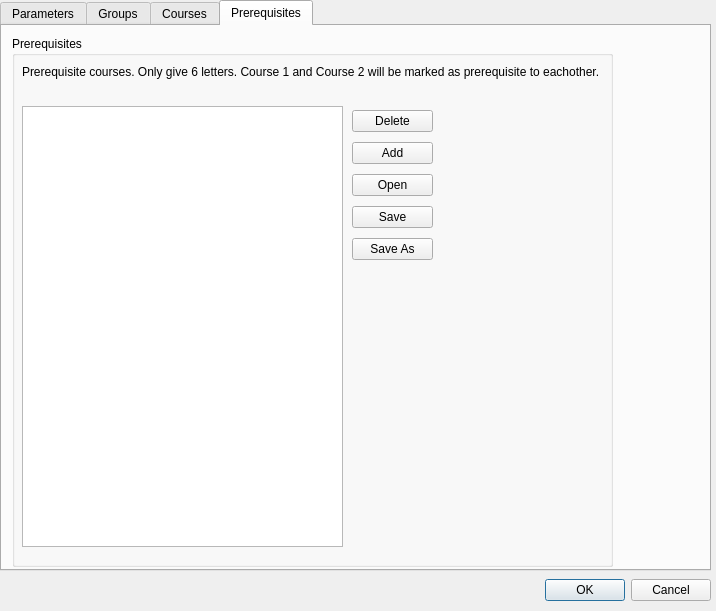
<?xml version="1.0" encoding="UTF-8"?>
<ui version="4.0">
 <class>Settings</class>
 <widget class="QDialog" name="Settings">
  <property name="geometry">
   <rect>
    <x>0</x>
    <y>0</y>
    <width>716</width>
    <height>611</height>
   </rect>
  </property>
  <property name="windowTitle">
   <string>Settings</string>
  </property>
  <widget class="QDialogButtonBox" name="buttonBox">
   <property name="geometry">
    <rect>
     <x>490</x>
     <y>570</y>
     <width>221</width>
     <height>41</height>
    </rect>
   </property>
   <property name="orientation">
    <enum>Qt::Horizontal</enum>
   </property>
   <property name="standardButtons">
    <set>QDialogButtonBox::Cancel|QDialogButtonBox::Ok</set>
   </property>
  </widget>
  <widget class="QTabWidget" name="tabCourses">
   <property name="geometry">
    <rect>
     <x>0</x>
     <y>0</y>
     <width>711</width>
     <height>571</height>
    </rect>
   </property>
   <property name="currentIndex">
    <number>3</number>
   </property>
   <property name="movable">
    <bool>false</bool>
   </property>
   <widget class="QWidget" name="tab">
    <attribute name="title">
     <string>Parameters</string>
    </attribute>
    <widget class="QWidget" name="gridLayoutWidget">
     <property name="geometry">
      <rect>
       <x>0</x>
       <y>10</y>
       <width>701</width>
       <height>531</height>
      </rect>
     </property>
     <layout class="QGridLayout" name="gridLayout">
      <item row="0" column="0">
       <widget class="QGroupBox" name="groupBox">
        <property name="title">
         <string>Duration</string>
        </property>
        <widget class="QLabel" name="label_2">
         <property name="geometry">
          <rect>
           <x>10</x>
           <y>20</y>
           <width>211</width>
           <height>41</height>
          </rect>
         </property>
         <property name="text">
          <string>Number of seconds program will execute. Longer runs tend to have better results. For convenient results, give at least 400.</string>
         </property>
         <property name="wordWrap">
          <bool>true</bool>
         </property>
         <property name="buddy">
          <cstring>t_duration</cstring>
         </property>
        </widget>
        <widget class="QWidget" name="horizontalLayoutWidget_10">
         <property name="geometry">
          <rect>
           <x>10</x>
           <y>90</y>
           <width>161</width>
           <height>31</height>
          </rect>
         </property>
         <layout class="QHBoxLayout" name="horizontalLayout_10">
          <item>
           <widget class="QLabel" name="label">
            <property name="toolTip">
             <string>How long the program will execute, in seconds. Bigger values tend to have better results. For convenient results, give at least 400.</string>
            </property>
            <property name="text">
             <string>Duration</string>
            </property>
            <property name="buddy">
             <cstring>t_duration</cstring>
            </property>
           </widget>
          </item>
          <item>
           <widget class="QLineEdit" name="t_duration">
            <property name="text">
             <string>400</string>
            </property>
           </widget>
          </item>
         </layout>
        </widget>
       </widget>
      </item>
      <item row="1" column="1">
       <widget class="QGroupBox" name="groupBox_4">
        <property name="title">
         <string>Hill Climber Rate</string>
        </property>
        <widget class="QLabel" name="label_8">
         <property name="geometry">
          <rect>
           <x>10</x>
           <y>20</y>
           <width>201</width>
           <height>31</height>
          </rect>
         </property>
         <property name="text">
          <string>It's the percentage HC will be applied to random Individual. 50% is recommended.</string>
         </property>
         <property name="wordWrap">
          <bool>true</bool>
         </property>
         <property name="buddy">
          <cstring>t_hcrate</cstring>
         </property>
        </widget>
        <widget class="QWidget" name="horizontalLayoutWidget_2">
         <property name="geometry">
          <rect>
           <x>10</x>
           <y>90</y>
           <width>181</width>
           <height>31</height>
          </rect>
         </property>
         <layout class="QHBoxLayout" name="horizontalLayout_4">
          <item>
           <widget class="QLabel" name="label_4">
            <property name="text">
             <string>HC Rate:</string>
            </property>
            <property name="buddy">
             <cstring>t_hcrate</cstring>
            </property>
           </widget>
          </item>
          <item>
           <widget class="QLineEdit" name="t_hcrate">
            <property name="text">
             <string>50</string>
            </property>
            <property name="alignment">
             <set>Qt::AlignRight|Qt::AlignTrailing|Qt::AlignVCenter</set>
            </property>
           </widget>
          </item>
          <item>
           <widget class="QLabel" name="label_11">
            <property name="text">
             <string>%</string>
            </property>
           </widget>
          </item>
         </layout>
        </widget>
       </widget>
      </item>
      <item row="2" column="0">
       <widget class="QGroupBox" name="groupBox_5">
        <property name="title">
         <string>Crossover</string>
        </property>
        <widget class="QLabel" name="label_14">
         <property name="geometry">
          <rect>
           <x>10</x>
           <y>20</y>
           <width>201</width>
           <height>21</height>
          </rect>
         </property>
         <property name="text">
          <string>Percentage that crossover will be applied to produce new individuals.</string>
         </property>
         <property name="wordWrap">
          <bool>true</bool>
         </property>
         <property name="buddy">
          <cstring>t_crossover</cstring>
         </property>
        </widget>
        <widget class="QWidget" name="horizontalLayoutWidget_4">
         <property name="geometry">
          <rect>
           <x>10</x>
           <y>90</y>
           <width>181</width>
           <height>31</height>
          </rect>
         </property>
         <layout class="QHBoxLayout" name="horizontalLayout_5">
          <item>
           <widget class="QLabel" name="label_15">
            <property name="text">
             <string>Crossover</string>
            </property>
            <property name="buddy">
             <cstring>t_crossover</cstring>
            </property>
           </widget>
          </item>
          <item>
           <widget class="QLineEdit" name="t_crossover">
            <property name="text">
             <string>90</string>
            </property>
            <property name="alignment">
             <set>Qt::AlignRight|Qt::AlignTrailing|Qt::AlignVCenter</set>
            </property>
           </widget>
          </item>
          <item>
           <widget class="QLabel" name="label_16">
            <property name="text">
             <string>%</string>
            </property>
           </widget>
          </item>
         </layout>
        </widget>
       </widget>
      </item>
      <item row="0" column="1">
       <widget class="QGroupBox" name="groupBox_10">
        <property name="title">
         <string>Population Size</string>
        </property>
        <widget class="QLabel" name="label_25">
         <property name="geometry">
          <rect>
           <x>10</x>
           <y>20</y>
           <width>201</width>
           <height>71</height>
          </rect>
         </property>
         <property name="text">
          <string>Population size indicates number of individuals will be processed during execution. High numbers requires long processing time. However small numbers may not produce good output</string>
         </property>
         <property name="wordWrap">
          <bool>true</bool>
         </property>
        </widget>
        <widget class="QWidget" name="horizontalLayoutWidget_11">
         <property name="geometry">
          <rect>
           <x>10</x>
           <y>90</y>
           <width>171</width>
           <height>31</height>
          </rect>
         </property>
         <layout class="QHBoxLayout" name="horizontalLayout_11">
          <item>
           <widget class="QLabel" name="label_26">
            <property name="text">
             <string>Population</string>
            </property>
           </widget>
          </item>
          <item>
           <widget class="QLineEdit" name="t_populationSize"/>
          </item>
         </layout>
        </widget>
       </widget>
      </item>
      <item row="0" column="2">
       <widget class="QGroupBox" name="groupBox_11">
        <property name="title">
         <string>Pareto Front Size</string>
        </property>
        <widget class="QLabel" name="label_27">
         <property name="geometry">
          <rect>
           <x>10</x>
           <y>20</y>
           <width>211</width>
           <height>71</height>
          </rect>
         </property>
         <property name="text">
          <string>Pareto front is elite individuals in population. It should be less population size of course, and should not be close to population size. 40% of population size is recommended.</string>
         </property>
         <property name="wordWrap">
          <bool>true</bool>
         </property>
        </widget>
        <widget class="QWidget" name="horizontalLayoutWidget_12">
         <property name="geometry">
          <rect>
           <x>10</x>
           <y>90</y>
           <width>211</width>
           <height>22</height>
          </rect>
         </property>
         <layout class="QHBoxLayout" name="horizontalLayout_12">
          <item>
           <widget class="QLabel" name="label_28">
            <property name="text">
             <string>Pareto Front Size</string>
            </property>
           </widget>
          </item>
          <item>
           <widget class="QLineEdit" name="t_paretofront"/>
          </item>
         </layout>
        </widget>
       </widget>
      </item>
      <item row="1" column="2">
       <widget class="QGroupBox" name="groupBox_7">
        <property name="title">
         <string>Hill Climb - Gene Number</string>
        </property>
        <widget class="QLabel" name="label_5">
         <property name="geometry">
          <rect>
           <x>10</x>
           <y>20</y>
           <width>201</width>
           <height>41</height>
          </rect>
         </property>
         <property name="text">
          <string>Apply HC to number of worst genes in individual. Higher values yield better individuals. </string>
         </property>
         <property name="wordWrap">
          <bool>true</bool>
         </property>
         <property name="buddy">
          <cstring>t_hcGeneCount</cstring>
         </property>
        </widget>
        <widget class="QWidget" name="horizontalLayoutWidget_6">
         <property name="geometry">
          <rect>
           <x>10</x>
           <y>90</y>
           <width>160</width>
           <height>31</height>
          </rect>
         </property>
         <layout class="QHBoxLayout" name="horizontalLayout_7">
          <item>
           <widget class="QLabel" name="label_7">
            <property name="text">
             <string>HC Gene #</string>
            </property>
            <property name="buddy">
             <cstring>t_hcGeneCount</cstring>
            </property>
           </widget>
          </item>
          <item>
           <widget class="QLineEdit" name="t_hcGeneCount">
            <property name="text">
             <string>5</string>
            </property>
            <property name="alignment">
             <set>Qt::AlignRight|Qt::AlignTrailing|Qt::AlignVCenter</set>
            </property>
           </widget>
          </item>
         </layout>
        </widget>
       </widget>
      </item>
      <item row="1" column="0">
       <widget class="QGroupBox" name="groupBox_2">
        <property name="title">
         <string>Hill Climber Size</string>
        </property>
        <widget class="QLabel" name="label_6">
         <property name="geometry">
          <rect>
           <x>10</x>
           <y>20</y>
           <width>201</width>
           <height>31</height>
          </rect>
         </property>
         <property name="text">
          <string>It's the percentage of population HC will be applied. 100% is recommended.</string>
         </property>
         <property name="wordWrap">
          <bool>true</bool>
         </property>
         <property name="buddy">
          <cstring>t_hsize</cstring>
         </property>
        </widget>
        <widget class="QWidget" name="horizontalLayoutWidget">
         <property name="geometry">
          <rect>
           <x>10</x>
           <y>90</y>
           <width>181</width>
           <height>31</height>
          </rect>
         </property>
         <layout class="QHBoxLayout" name="horizontalLayout">
          <item>
           <widget class="QLabel" name="label_3">
            <property name="text">
             <string>Hill Size</string>
            </property>
            <property name="buddy">
             <cstring>t_hsize</cstring>
            </property>
           </widget>
          </item>
          <item>
           <widget class="QLineEdit" name="t_hsize">
            <property name="text">
             <string>100</string>
            </property>
            <property name="alignment">
             <set>Qt::AlignRight|Qt::AlignTrailing|Qt::AlignVCenter</set>
            </property>
           </widget>
          </item>
          <item>
           <widget class="QLabel" name="label_10">
            <property name="text">
             <string>%</string>
            </property>
           </widget>
          </item>
         </layout>
        </widget>
       </widget>
      </item>
      <item row="2" column="1">
       <widget class="QGroupBox" name="groupBox_3">
        <property name="title">
         <string>Mutation</string>
        </property>
        <widget class="QLabel" name="label_9">
         <property name="geometry">
          <rect>
           <x>10</x>
           <y>10</y>
           <width>211</width>
           <height>41</height>
          </rect>
         </property>
         <property name="text">
          <string>Percentage that mutation will be applied to random individual. 1% is recommended.</string>
         </property>
         <property name="wordWrap">
          <bool>true</bool>
         </property>
         <property name="buddy">
          <cstring>t_mutation</cstring>
         </property>
        </widget>
        <widget class="QWidget" name="horizontalLayoutWidget_3">
         <property name="geometry">
          <rect>
           <x>10</x>
           <y>90</y>
           <width>191</width>
           <height>31</height>
          </rect>
         </property>
         <layout class="QHBoxLayout" name="horizontalLayout_3">
          <property name="bottomMargin">
           <number>0</number>
          </property>
          <item>
           <widget class="QLabel" name="label_12">
            <property name="text">
             <string>Mutation</string>
            </property>
            <property name="buddy">
             <cstring>t_mutation</cstring>
            </property>
           </widget>
          </item>
          <item>
           <widget class="QLineEdit" name="t_mutation">
            <property name="text">
             <string>1</string>
            </property>
            <property name="alignment">
             <set>Qt::AlignRight|Qt::AlignTrailing|Qt::AlignVCenter</set>
            </property>
           </widget>
          </item>
          <item>
           <widget class="QLabel" name="label_13">
            <property name="text">
             <string>%</string>
            </property>
           </widget>
          </item>
         </layout>
        </widget>
       </widget>
      </item>
      <item row="3" column="2">
       <widget class="QGroupBox" name="groupBox_9">
        <property name="title">
         <string>Seed</string>
        </property>
        <widget class="QCheckBox" name="checkBox">
         <property name="geometry">
          <rect>
           <x>10</x>
           <y>80</y>
           <width>91</width>
           <height>16</height>
          </rect>
         </property>
         <property name="text">
          <string>Random seed</string>
         </property>
         <property name="checked">
          <bool>true</bool>
         </property>
        </widget>
        <widget class="QLabel" name="label_21">
         <property name="geometry">
          <rect>
           <x>10</x>
           <y>20</y>
           <width>211</width>
           <height>51</height>
          </rect>
         </property>
         <property name="text">
          <string>Random seed for random number generator. Same seed values will have similar output. Using random seed is recommended for diversity.</string>
         </property>
         <property name="wordWrap">
          <bool>true</bool>
         </property>
        </widget>
        <widget class="QWidget" name="horizontalLayoutWidget_9">
         <property name="geometry">
          <rect>
           <x>10</x>
           <y>100</y>
           <width>151</width>
           <height>22</height>
          </rect>
         </property>
         <layout class="QHBoxLayout" name="horizontalLayout_9">
          <item>
           <widget class="QLabel" name="label_24">
            <property name="text">
             <string>Seed</string>
            </property>
           </widget>
          </item>
          <item>
           <widget class="QLineEdit" name="t_seed">
            <property name="enabled">
             <bool>false</bool>
            </property>
           </widget>
          </item>
         </layout>
        </widget>
       </widget>
      </item>
      <item row="2" column="2">
       <widget class="QGroupBox" name="groupBox_6">
        <property name="title">
         <string>Random Insertion</string>
        </property>
        <widget class="QLabel" name="label_17">
         <property name="geometry">
          <rect>
           <x>10</x>
           <y>20</y>
           <width>211</width>
           <height>51</height>
          </rect>
         </property>
         <property name="text">
          <string>This helps to increase diversity. However higher values will corrupt the population. Use with care. 0.1% is recommended.</string>
         </property>
         <property name="wordWrap">
          <bool>true</bool>
         </property>
         <property name="buddy">
          <cstring>t_randomInsertion</cstring>
         </property>
        </widget>
        <widget class="QWidget" name="horizontalLayoutWidget_5">
         <property name="geometry">
          <rect>
           <x>10</x>
           <y>90</y>
           <width>181</width>
           <height>31</height>
          </rect>
         </property>
         <layout class="QHBoxLayout" name="horizontalLayout_6">
          <item>
           <widget class="QLabel" name="label_18">
            <property name="text">
             <string>Random Insertion</string>
            </property>
            <property name="buddy">
             <cstring>t_randomInsertion</cstring>
            </property>
           </widget>
          </item>
          <item>
           <widget class="QLineEdit" name="t_randomInsertion">
            <property name="text">
             <string>0.1</string>
            </property>
            <property name="alignment">
             <set>Qt::AlignRight|Qt::AlignTrailing|Qt::AlignVCenter</set>
            </property>
           </widget>
          </item>
          <item>
           <widget class="QLabel" name="label_19">
            <property name="text">
             <string>%</string>
            </property>
           </widget>
          </item>
         </layout>
        </widget>
       </widget>
      </item>
      <item row="3" column="1">
       <widget class="QGroupBox" name="groupBox_8">
        <property name="title">
         <string>Crowding Distance</string>
        </property>
        <widget class="QLabel" name="label_20">
         <property name="geometry">
          <rect>
           <x>10</x>
           <y>20</y>
           <width>201</width>
           <height>41</height>
          </rect>
         </property>
         <property name="text">
          <string>Distance that pareto front members considered as &quot;near&quot; eachother. More info in help.</string>
         </property>
         <property name="wordWrap">
          <bool>true</bool>
         </property>
         <property name="buddy">
          <cstring>t_crowdingDist</cstring>
         </property>
        </widget>
        <widget class="QWidget" name="horizontalLayoutWidget_7">
         <property name="geometry">
          <rect>
           <x>10</x>
           <y>90</y>
           <width>181</width>
           <height>31</height>
          </rect>
         </property>
         <layout class="QHBoxLayout" name="horizontalLayout_2">
          <item>
           <widget class="QLabel" name="label_22">
            <property name="text">
             <string>Crowding Distance</string>
            </property>
            <property name="buddy">
             <cstring>t_crowdingDist</cstring>
            </property>
           </widget>
          </item>
          <item>
           <widget class="QLineEdit" name="t_crowdingDist">
            <property name="text">
             <string>8</string>
            </property>
            <property name="alignment">
             <set>Qt::AlignLeading|Qt::AlignLeft|Qt::AlignVCenter</set>
            </property>
           </widget>
          </item>
         </layout>
        </widget>
       </widget>
      </item>
      <item row="3" column="0">
       <widget class="QGroupBox" name="groupBox_13">
        <property name="title">
         <string>Tournament Selection</string>
        </property>
        <widget class="QLabel" name="label_29">
         <property name="geometry">
          <rect>
           <x>10</x>
           <y>10</y>
           <width>211</width>
           <height>31</height>
          </rect>
         </property>
         <property name="text">
          <string>Pool Size: # of Individuals in selection pool.</string>
         </property>
         <property name="wordWrap">
          <bool>true</bool>
         </property>
        </widget>
        <widget class="QLabel" name="label_30">
         <property name="geometry">
          <rect>
           <x>10</x>
           <y>30</y>
           <width>211</width>
           <height>31</height>
          </rect>
         </property>
         <property name="text">
          <string>Candidate Size: # of Individuals to compete in tournament</string>
         </property>
         <property name="wordWrap">
          <bool>true</bool>
         </property>
        </widget>
        <widget class="QWidget" name="gridLayoutWidget_2">
         <property name="geometry">
          <rect>
           <x>10</x>
           <y>70</y>
           <width>211</width>
           <height>51</height>
          </rect>
         </property>
         <layout class="QGridLayout" name="gridLayout_2">
          <item row="0" column="0">
           <widget class="QLabel" name="label_31">
            <property name="text">
             <string>Pool Size:</string>
            </property>
           </widget>
          </item>
          <item row="0" column="1">
           <widget class="QLineEdit" name="t_poolsize">
            <property name="text">
             <string>8</string>
            </property>
           </widget>
          </item>
          <item row="1" column="0">
           <widget class="QLabel" name="label_32">
            <property name="text">
             <string>Candidate Size</string>
            </property>
           </widget>
          </item>
          <item row="1" column="1">
           <widget class="QLineEdit" name="t_candidateSize">
            <property name="text">
             <string>3</string>
            </property>
           </widget>
          </item>
         </layout>
        </widget>
       </widget>
      </item>
     </layout>
    </widget>
   </widget>
   <widget class="QWidget" name="tab_2">
    <attribute name="title">
     <string>Groups</string>
    </attribute>
    <widget class="QLabel" name="label_23">
     <property name="geometry">
      <rect>
       <x>10</x>
       <y>10</y>
       <width>631</width>
       <height>41</height>
      </rect>
     </property>
     <property name="text">
      <string>Constraints can be combined via groups. Here you can choose groups for constraints. If every objective has a different group, it may take long time to find a feasible solution. When combining objectives, they are counted as one objective. You can define maximum of 9 groups.</string>
     </property>
     <property name="wordWrap">
      <bool>true</bool>
     </property>
    </widget>
    <widget class="QTreeView" name="treeGroups">
     <property name="geometry">
      <rect>
       <x>10</x>
       <y>60</y>
       <width>681</width>
       <height>471</height>
      </rect>
     </property>
    </widget>
   </widget>
   <widget class="QWidget" name="t_couse">
    <attribute name="title">
     <string>Courses</string>
    </attribute>
    <widget class="QTreeView" name="treeView">
     <property name="geometry">
      <rect>
       <x>10</x>
       <y>20</y>
       <width>681</width>
       <height>471</height>
      </rect>
     </property>
     <property name="selectionMode">
      <enum>QAbstractItemView::ExtendedSelection</enum>
     </property>
     <property name="sortingEnabled">
      <bool>true</bool>
     </property>
     <property name="expandsOnDoubleClick">
      <bool>false</bool>
     </property>
    </widget>
    <widget class="QWidget" name="horizontalLayoutWidget_8">
     <property name="geometry">
      <rect>
       <x>300</x>
       <y>500</y>
       <width>402</width>
       <height>41</height>
      </rect>
     </property>
     <layout class="QHBoxLayout" name="horizontalLayout_8">
      <item>
       <widget class="QPushButton" name="pushAddCourse">
        <property name="enabled">
         <bool>true</bool>
        </property>
        <property name="text">
         <string>Add Course</string>
        </property>
       </widget>
      </item>
      <item>
       <widget class="QPushButton" name="pushDeleteCourse">
        <property name="text">
         <string>Delete Course</string>
        </property>
       </widget>
      </item>
      <item>
       <widget class="QPushButton" name="pushButton_3">
        <property name="enabled">
         <bool>true</bool>
        </property>
        <property name="text">
         <string>Open</string>
        </property>
       </widget>
      </item>
      <item>
       <widget class="QPushButton" name="pushButton_4">
        <property name="text">
         <string>Save As</string>
        </property>
       </widget>
      </item>
      <item>
       <widget class="QPushButton" name="pushButton">
        <property name="text">
         <string>Save</string>
        </property>
       </widget>
      </item>
     </layout>
    </widget>
   </widget>
   <widget class="QWidget" name="tab_3">
    <attribute name="title">
     <string>Prerequisites</string>
    </attribute>
    <widget class="QGroupBox" name="groupBox_12">
     <property name="geometry">
      <rect>
       <x>10</x>
       <y>10</y>
       <width>601</width>
       <height>531</height>
      </rect>
     </property>
     <property name="title">
      <string>Prerequisites</string>
     </property>
     <widget class="QTableView" name="tableView">
      <property name="geometry">
       <rect>
        <x>10</x>
        <y>70</y>
        <width>321</width>
        <height>441</height>
       </rect>
      </property>
     </widget>
     <widget class="QWidget" name="verticalLayoutWidget">
      <property name="geometry">
       <rect>
        <x>340</x>
        <y>70</y>
        <width>81</width>
        <height>161</height>
       </rect>
      </property>
      <layout class="QVBoxLayout" name="verticalLayout">
       <item>
        <widget class="QPushButton" name="pushButton_5">
         <property name="text">
          <string>Delete</string>
         </property>
        </widget>
       </item>
       <item>
        <widget class="QPushButton" name="pushButton_2">
         <property name="text">
          <string>Add</string>
         </property>
        </widget>
       </item>
       <item>
        <widget class="QPushButton" name="pushButton_8">
         <property name="text">
          <string>Open</string>
         </property>
        </widget>
       </item>
       <item>
        <widget class="QPushButton" name="pushButton_6">
         <property name="text">
          <string>Save</string>
         </property>
        </widget>
       </item>
       <item>
        <widget class="QPushButton" name="pushButton_7">
         <property name="text">
          <string>Save As</string>
         </property>
        </widget>
       </item>
      </layout>
     </widget>
     <widget class="QLabel" name="label_45">
      <property name="geometry">
       <rect>
        <x>10</x>
        <y>20</y>
        <width>631</width>
        <height>31</height>
       </rect>
      </property>
      <property name="text">
       <string>Prerequisite courses. Only give 6 letters. Course 1 and Course 2 will be marked as prerequisite to eachother.</string>
      </property>
     </widget>
    </widget>
   </widget>
  </widget>
 </widget>
 <resources/>
 <connections>
  <connection>
   <sender>buttonBox</sender>
   <signal>accepted()</signal>
   <receiver>Settings</receiver>
   <slot>accept()</slot>
   <hints>
    <hint type="sourcelabel">
     <x>248</x>
     <y>254</y>
    </hint>
    <hint type="destinationlabel">
     <x>357</x>
     <y>266</y>
    </hint>
   </hints>
  </connection>
  <connection>
   <sender>buttonBox</sender>
   <signal>rejected()</signal>
   <receiver>Settings</receiver>
   <slot>reject()</slot>
   <hints>
    <hint type="sourcelabel">
     <x>316</x>
     <y>260</y>
    </hint>
    <hint type="destinationlabel">
     <x>286</x>
     <y>274</y>
    </hint>
   </hints>
  </connection>
 </connections>
</ui>
